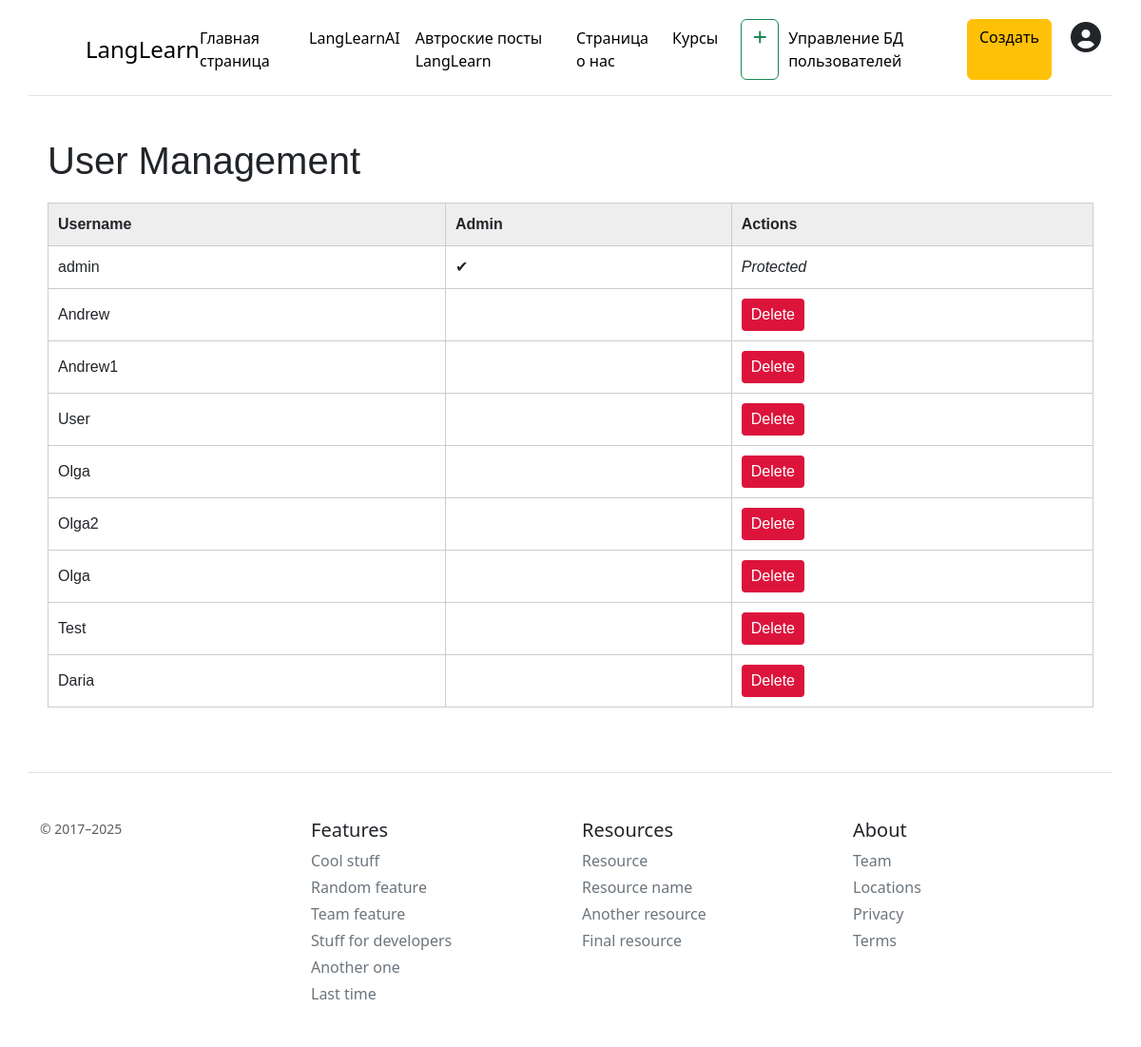
Screenshot of /admin_users (signed in) with the database file from the repository.
### app.py (models this page shows)
class DBUser(Base):
    __tablename__ = "users"
    id = Column(Integer, primary_key=True, index=True)
    username = Column(String, unique=True, index=True)
    hashed_password = Column(String)
    is_admin = Column(Boolean, default=False)
    tests = relationship("Test", back_populates="user")
    courses = relationship("Course", back_populates="user")

### app.py (the view)
@app.get("/admin_users", response_class=HTMLResponse)
async def admin_user_page(request: Request, current_user: DBUser = Depends(get_current_user)):
    if not current_user.is_admin:
        raise HTTPException(status_code=403, detail="Not enough permissions")
    db = SessionLocal()
    users = db.query(DBUser).all()
    db.close()
    return templates.TemplateResponse("admin_users.html", {
        "request": request,
        "users": users,
        "user": current_user
    })

### templates/admin_users.html (shortened to what this page needs)
{% extends 'base.html' %} {% block title %} Страница про нас {% endblock %} {%
block body %}
<div class="admin_body container">
  <h1>User Management</h1>
  <table class="admin_table">
    <thead>
      <tr>
        <th class="admin_th">Username</th>
        <th class="admin_th">Admin</th>
        <th class="admin_th">Actions</th>
      </tr>
    </thead>
    <tbody>
      {% for user in users %}
      <tr>
        <td class="admin_td">{{ user.username }}</td>
        <td class="admin_td">{{ "✔" if user.is_admin else "" }}</td>
        <td class="admin_td">
          {% if not user.is_admin %}
          <button
            class="admin_button"
            onclick="deleteUser('{{ user.username }}')"
          >
            Delete
          </button>
          {% else %}
          <em>Protected</em>
          {% endif %}
        </td>
      </tr>
      {% endfor %}
    </tbody>
  </table>
</div>
{% endblock %}

### templates/base.html (shortened to what this page needs)
<!DOCTYPE html>
<html lang="en">
<head>
    <link href="https://cdn.jsdelivr.net/npm/bootstrap@5.3.7/dist/css/bootstrap.min.css" rel="stylesheet">
    <link rel="stylesheet" href="https://cdnjs.cloudflare.com/ajax/libs/font-awesome/6.4.0/css/all.min.css">
    <link rel="stylesheet" href="/static/css/main.css">
</head>
<body>
    <div class="container d-flex flex-column flex-md-row align-items-center pb-3 mb-4 border-bottom"  style="padding-top: 20px;">
        <a href="/" class="d-flex align-items-center link-body-emphasis text-decoration-none">
            <svg xmlns="http://www.w3.org/2000/svg" width="40" height="32" class="me-2" viewBox="0 0 118 94" role="img">
                <span class="fs-4">LangLearn</span>
                <nav class="d-inline-flex mt-2 mt-md-0 ms-md-auto">
                    <a class="me-3 py-2 link-body-emphasis text-decoration-none" href="/">Главная страница</a>
                    <a class="me-3 py-2 link-body-emphasis text-decoration-none" href="/langlearnai">LangLearnAI</a>
                    <a class="me-3 py-2 link-body-emphasis text-decoration-none" href="/posts">Автроские посты LangLearn</a>
                    <a class="me-3 py-2 link-body-emphasis text-decoration-none" href="/about">Страница о нас</a>
                    <a class="me-3 py-2 link-body-emphasis text-decoration-none" href="/my_courses">
                        Курсы
                      </a>
                      <a class="btn btn-outline-success ms-2" href="/welcome">
                        <i class="fa fa-plus"></i>
                      </a>
                    {% if user and user.is_admin %}
                    <a class="me-3 py-2 link-body-emphasis text-decoration-none" style="padding-left: 10px;"  href="/admin_users">Управление БД пользователей</a>
                    <a class="btn btn-warning" href="/create-article">Создать</a>
                    {% endif %}
                    <div class="avatar-container">
                        <i  id="user-avatar"  class="fa-solid fa-circle-user fa-2x"></i>
                    </div>
                </nav>
            </div>
    {% block body %}{% endblock %}
    <footer class="container pt-4 my-md-5 pt-md-5 border-top">
        <div class="row">
            <div class="col-12 col-md">
                <small class="d-block mb-3 text-body-secondary">© 2017–2025</small>
            </div> <div class="col-6 col-md">
                <h5>Features</h5>
                <ul class="list-unstyled text-small">
                    <li class="mb-1"><a class="link-secondary text-decoration-none" href="#">Cool stuff</a></li>
                    <li class="mb-1"><a class="link-secondary text-decoration-none" href="#">Random feature</a></li>
                    <li class="mb-1"><a class="link-secondary text-decoration-none" href="#">Team feature</a></li>
                    <li class="mb-1"><a class="link-secondary text-decoration-none" href="#">Stuff for developers</a></li>
                    <li class="mb-1"><a class="link-secondary text-decoration-none" href="#">Another one</a></li>
                    <li class="mb-1"><a class="link-secondary text-decoration-none" href="#">Last time</a></li>
                </ul>
            </div>
            <div class="col-6 col-md">
                <h5>Resources</h5>
                <ul class="list-unstyled text-small">
                    <li class="mb-1"><a class="link-secondary text-decoration-none" href="#">Resource</a></li>
                    <li class="mb-1"><a class="link-secondary text-decoration-none" href="#">Resource name</a></li>
                    <li class="mb-1"><a class="link-secondary text-decoration-none" href="#">Another resource</a></li>
                    <li class="mb-1"><a class="link-secondary text-decoration-none" href="#">Final resource</a></li>
                </ul>
            </div>
            <div class="col-6 col-md">
                <h5>About</h5>
                <ul class="list-unstyled text-small">
                    <li class="mb-1"><a class="link-secondary text-decoration-none" href="#">Team</a></li>
                    <li class="mb-1"><a class="link-secondary text-decoration-none" href="#">Locations</a></li>
                    <li class="mb-1"><a class="link-secondary text-decoration-none" href="#">Privacy</a></li>
                    <li class="mb-1"><a class="link-secondary text-decoration-none" href="#">Terms</a></li>
                </ul>
            </div>
        </div>
    </footer>
</body>
</html>

### static/css/main.css (style rules this page uses)
.avatar-container { position: relative; display: inline-block; padding-top: 2.5px; padding-left: 20px; }
button { background: #4285f4; color: white; border: none; padding: 10px 15px; border-radius: 4px; cursor: pointer; }

### templates/admin_users.html (style rules this page uses)
.admin_body { font-family: sans-serif; padding: 20px; }
.admin_table { width: 100%; border-collapse: collapse; margin-top: 20px; }
.admin_th, .admin_td { border: 1px solid #ccc; padding: 10px; text-align: left; }
.admin_th { background-color: #eee; }
.admin_button { background-color: crimson; color: white; border: none; padding: 5px 10px; cursor: pointer; }

### rows the page displays
DBUser: username "admin", is_admin "✔", shows "Protected"
DBUser: username "Andrew"
DBUser: username "Andrew1"
DBUser: username "User"
DBUser: username "Olga"
DBUser: username "Olga2"
DBUser: username "Olga"
DBUser: username "Test"
DBUser: username "Daria"
